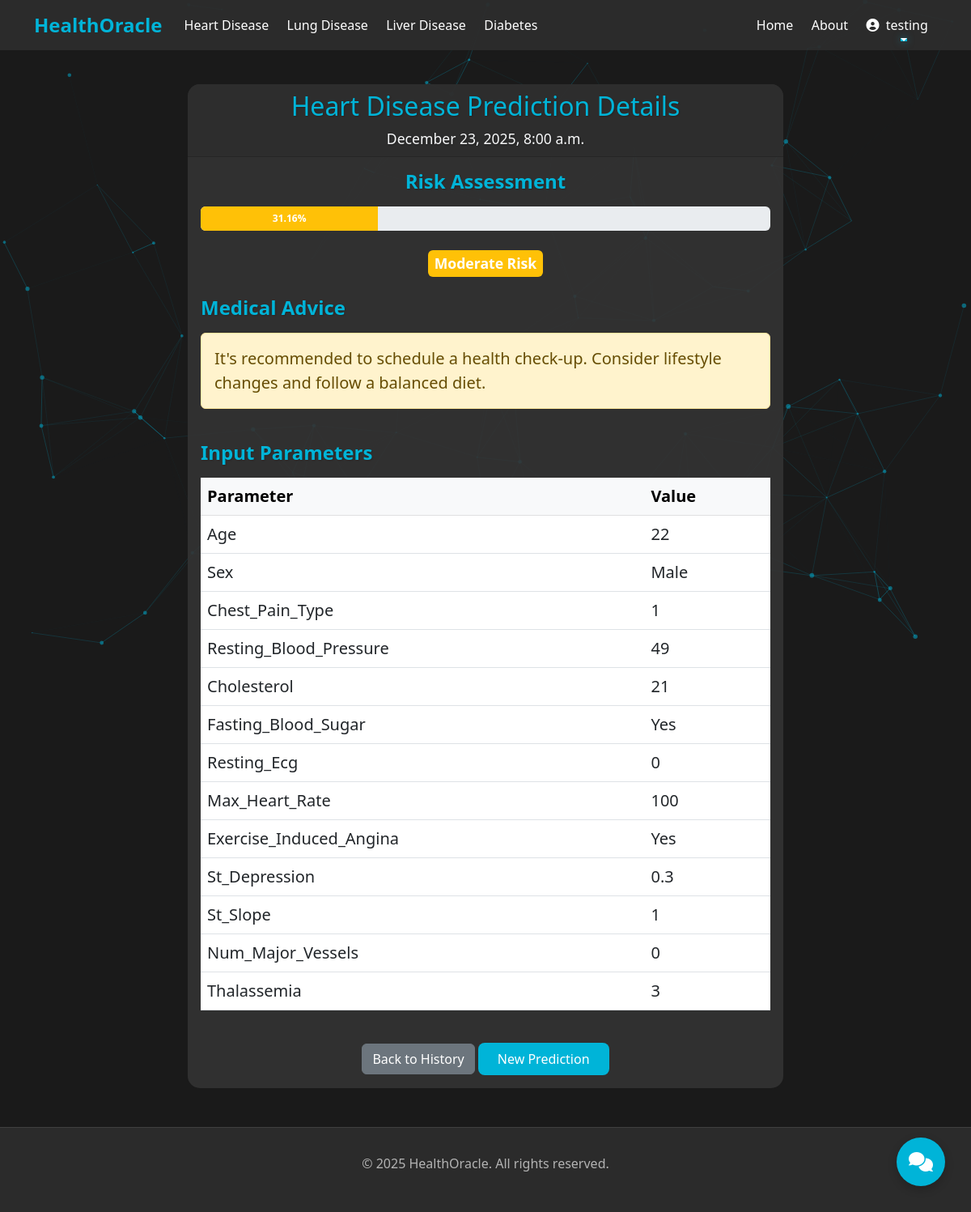
/prediction/90/ (signed in), run on the app's committed database.
### HealthOracle/models.py (models this page shows, shortened)
class PredictionHistory(models.Model):
    TEST_TYPES = (
        ('heart', 'Heart Disease'),
        ('lung', 'Lung Disease'),
        ('liver', 'Liver Disease'),
        ('diabetes', 'Diabetes'),
    )
    user = models.ForeignKey(User, on_delete=models.CASCADE)
    test_type = models.CharField(max_length=20, choices=TEST_TYPES)
    risk_percentage = models.FloatField()
    category = models.CharField(max_length=20)
    advice = models.TextField()
    input_data = models.JSONField()
    date_created = models.DateTimeField(auto_now_add=True)
    class Meta:
        ordering = ['-date_created']

### HealthOracle/views.py (the view)
# urls.py: path('prediction/<int:prediction_id>/', views.prediction_detail, name='prediction_detail'),
@login_required
def prediction_detail(request, prediction_id):
    prediction = get_object_or_404(PredictionHistory, id=prediction_id, user=request.user)
    return render(request, 'prediction_detail.html', {'prediction': prediction})

### templates/prediction_detail.html (shortened to what this page needs)
{% extends 'base.html' %}
{% block content %}
<div class="container mt-5">
    <div class="row justify-content-center">
        <div class="col-md-8">
            <div class="card">
                <div class="card-header text-center" style="background-color: rgba(45, 45, 45, 0.8);">
                    <h2 style="color: var(--accent-color); text-shadow: 1px 1px 2px rgba(0,0,0,0.2);">{{ prediction.get_test_type_display }} Prediction Details</h2>
                    <p class="text-light mb-0" style="font-size: 1.1rem; text-shadow: 1px 1px 2px rgba(0,0,0,0.2);">{{ prediction.date_created|date:"F d, Y, g:i a" }}</p>
                </div>
                <div class="card-body">
                    <div class="row mb-4">
                        <div class="col-md-12 text-center">
                            <h4 class="fw-bold mb-3" style="color: var(--accent-color); text-shadow: 1px 1px 2px rgba(0,0,0,0.2);">Risk Assessment</h4>
                            <div class="mt-3 mb-4">
                                <div class="progress" style="height: 30px;">
                                    <div class="progress-bar {% if prediction.risk_percentage > 60 %}bg-danger{% elif prediction.risk_percentage >= 30 %}bg-warning{% else %}bg-success{% endif %}"
                                        role="progressbar"
                                        style="width: {{ prediction.risk_percentage }}%"
                                        aria-valuenow="{{ prediction.risk_percentage }}"
                                        aria-valuemin="0"
                                        aria-valuemax="100">
                                        <span class="fw-bold">{{ prediction.risk_percentage }}%</span>
                                    </div>
                                </div>
                            </div>
                            <div class="mt-2">
                                <span class="badge {% if prediction.category == 'High Risk' %}bg-danger{% elif prediction.category == 'Moderate Risk' %}bg-warning{% else %}bg-success{% endif %} p-2" style="font-size: 1.1rem; font-weight: 600;">
                                    {{ prediction.category }}
                                </span>
                            </div>
                        </div>
                    </div>
                    <div class="row mb-4">
                        <div class="col-md-12">
                            <h4 class="fw-bold mb-3" style="color: var(--accent-color); text-shadow: 1px 1px 2px rgba(0,0,0,0.2);">Medical Advice</h4>
                            <div class="alert {% if prediction.category == 'High Risk' %}alert-danger{% elif prediction.category == 'Moderate Risk' %}alert-warning{% else %}alert-success{% endif %} fs-5 fw-medium">
                                {{ prediction.advice }}
                            </div>
                        </div>
                    </div>
                    <div class="row">
                        <div class="col-md-12">
                            <h4 class="fw-bold mb-3" style="color: var(--accent-color); text-shadow: 1px 1px 2px rgba(0,0,0,0.2);">Input Parameters</h4>
                            <div class="table-responsive">
                                <table class="table table-hover">
                                    <thead class="table-light">
                                        <tr>
                                            <th class="fw-bold fs-5">Parameter</th>
                                            <th class="fw-bold fs-5">Value</th>
                                        </tr>
                                    </thead>
                                    <tbody>
                                        {% for key, value in prediction.input_data.items %}
                                        <tr>
                                            <td class="fs-5">{{ key|title }}</td>
                                            <td class="fs-5 fw-medium">{{ value }}</td>
                                        </tr>
                                        {% endfor %}
                                    </tbody>
                                </table>
                            </div>
                        </div>
                    </div>
                    <div class="text-center mt-4">
                        <a href="{% url 'history' %}" class="btn btn-secondary">Back to History</a>
                        <a href="{% url prediction.test_type %}" class="btn btn-primary">New Prediction</a>
                    </div>
                </div>
            </div>
        </div>
    </div>
</div>
{% endblock %}

### templates/base.html (shortened to what this page needs)
<!DOCTYPE html>
<html lang="en">
<head>
    <link href="https://cdn.jsdelivr.net/npm/bootstrap@5.3.0/dist/css/bootstrap.min.css" rel="stylesheet">
    <link rel="stylesheet" href="https://cdnjs.cloudflare.com/ajax/libs/animate.css/4.1.1/animate.min.css">
    <link rel="stylesheet" href="https://cdnjs.cloudflare.com/ajax/libs/font-awesome/6.0.0/css/all.min.css">
</head>
<body>
    <div id="particles-js" style="position: fixed; width: 100%; height: 100vh; top: 0; left: 0; z-index: 0; pointer-events: none;"></div>
    <nav class="navbar navbar-expand-lg navbar-dark bg-dark fixed-top">
        <div class="container">
            <a class="navbar-brand" href="/">HealthOracle</a>
            <div class="collapse navbar-collapse" id="navbarNav">
                <ul class="navbar-nav me-auto">
                    <li class="nav-item">
                        <a class="nav-link" href="{% url 'heart' %}">Heart Disease</a>
                    </li>
                    <li class="nav-item">
                        <a class="nav-link" href="{% url 'lung' %}">Lung Disease</a>
                    </li>
                    <li class="nav-item">
                        <a class="nav-link" href="{% url 'liver' %}">Liver Disease</a>
                    </li>
                    <li class="nav-item">
                        <a class="nav-link" href="{% url 'diabetes' %}">Diabetes</a>
                    </li>
                </ul>
                <ul class="navbar-nav ms-auto">
                    <li class="nav-item">
                        <a class="nav-link" href="/">Home</a>
                    </li>
                    <li class="nav-item">
                        <a class="nav-link" href="/about">About</a>
                    </li>
                    {% if user.is_authenticated %}
                        <li class="nav-item dropdown">
                            <a class="nav-link dropdown-toggle" href="#" id="navbarDropdown" role="button" data-bs-toggle="dropdown" aria-expanded="false">
                                <i class="fas fa-user-circle me-1"></i> {{ user.username }}
                            </a>
                        </li>
                    {% endif %}
                </ul>
            </div>
        </div>
    </nav>
    <div style="padding-top: 56px;">{% block content %}{% endblock %}</div>
    <footer class="footer">
        <div class="container text-center">
            <p>&copy; 2025 HealthOracle. All rights reserved.</p>
        </div>
    </footer>
</body>
</html>

### templates/base.html (style rules this page uses)
:root { --primary-bg: #1a1a1a; --secondary-bg: #2d2d2d; --text-primary: #ffffff; --text-secondary: #b3b3b3; --accent-color: #00b4d8; --card-bg: #333333; --hover-color: #404040; }
body { background-color: var(--primary-bg); color: var(--text-primary); font-family: 'Segoe UI', system-ui, -apple-system, sans-serif; overflow-x: hidden; }
.card { background-color: var(--card-bg); border: none; transition: transform 0.3s ease, box-shadow 0.3s ease, border 0.3s ease; position: relative; overflow: hidden; }
.btn-primary { background-color: var(--accent-color); border: none; transition: all 0.3s ease; }
.navbar { background-color: rgba(45, 45, 45, 0.95) !important; }
.navbar-brand { font-size: 1.5rem; font-weight: bold; color: var(--accent-color) !important; transition: all 0.3s ease; }
.nav-link { color: var(--text-primary) !important; transition: all 0.3s ease; position: relative; padding: 0.5rem 1rem; margin: 0 0.2rem; }
.nav-link:after { content: ''; position: absolute; width: 0; height: 2px; bottom: 0; left: 0; background-color: var(--accent-color); transition: width 0.3s ease; box-shadow: 0 0 10px rgba(0, 180, 216, 0.5); }
.card { background-color: rgba(51, 51, 51, 0.9); border: none; border-radius: 15px; }
.btn-primary { background-color: var(--accent-color); border: none; padding: 0.5rem 1.5rem; border-radius: 8px; transition: all 0.3s ease; position: relative; overflow: hidden; z-index: 1; }
.btn-primary:before { content: ''; position: absolute; top: 0; left: -100%; width: 100%; height: 100%; background: linear-gradient(90deg, transparent, rgba(255,255,255,0.2), transparent); transition: left 0.7s ease; z-index: -1; }
.btn-primary { background-color: var(--accent-color); border: none; transition: all 0.3s cubic-bezier(0.165, 0.84, 0.44, 1); }
.nav-link { transition: all 0.3s ease; position: relative; }
.nav-link::after { content: ''; position: absolute; width: 0; height: 2px; bottom: 0; left: 50%; background-color: var(--accent-color); transition: all 0.3s ease; }
.footer { background-color: rgba(45, 45, 45, 0.95); color: var(--text-secondary); padding: 2rem 0; margin-top: 3rem; border-top: 1px solid var(--hover-color); backdrop-filter: blur(10px); }

### data on the page
PredictionHistory: test_type "Heart Disease", date_created "December 23, 2025, 8:00 a.m.", risk_percentage "31.16", category "Moderate Risk", advice "It's recommended to schedule a health check-up. Consider lifestyle changes and follow a balanced diet."

### other printed values
{{ user.username }} "testing"
{{ key|title }} "Age" "Sex" "Chest_Pain_Type" "Resting_Blood_Pressure" "Cholesterol" "Fasting_Blood_Sugar" "Resting_Ecg" "Max_Heart_Rate" "Exercise_Induced_Angina" "St_Depression" "St_Slope" "Num_Major_Vessels" "Thalassemia"
{{ value }} "22" "Male" "1" "49" "21" "Yes" "0" "100" "Yes" "0.3" "1" "0" "3"
